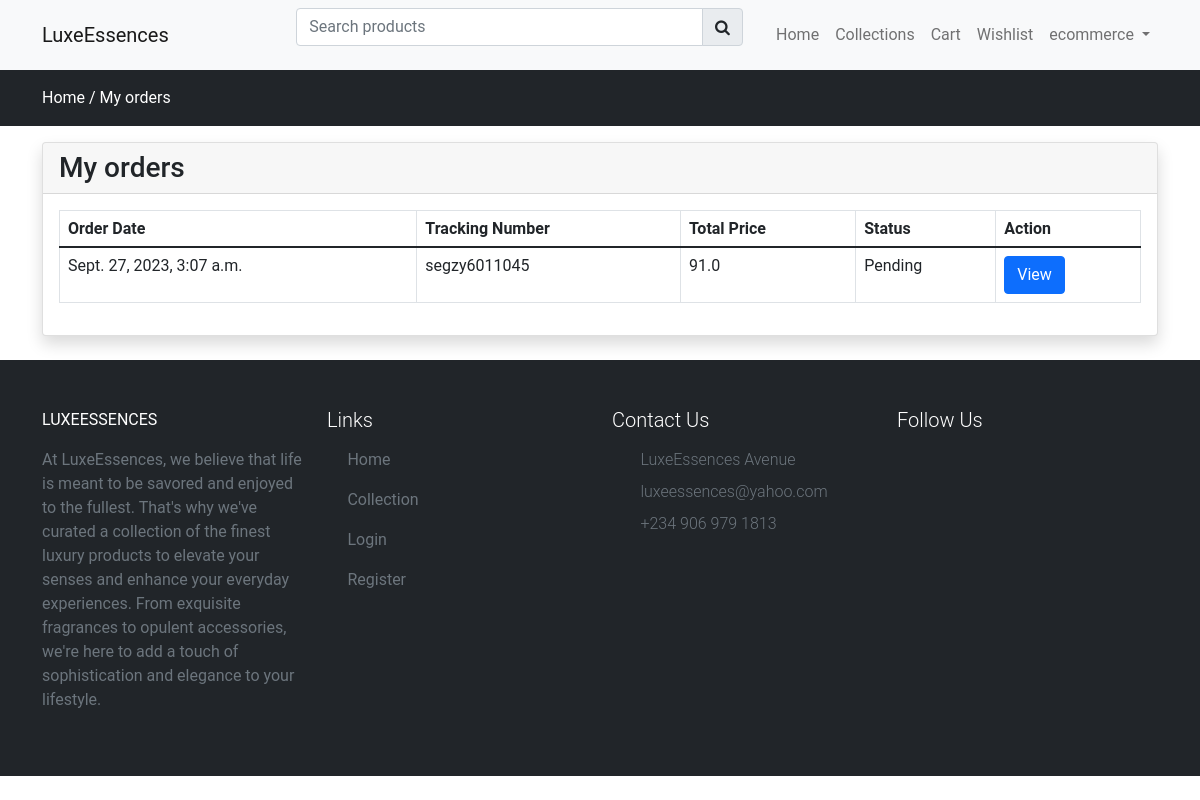
The app's page /my-orders (signed in) with its own data.
### store/models.py (models this page shows, shortened)
class Order(models.Model):
    user = models.ForeignKey(User, on_delete=models.CASCADE)
    fname = models.CharField(max_length=150, null=False)
    lname = models.CharField(max_length=150, null=False)
    email = models.CharField(max_length=150, null=False)
    phone = models.CharField(max_length=150, null=False)
    address = models.TextField(null=False)
    city = models.CharField(max_length=150, null=False)
    state = models.CharField(max_length=150, null=False)
    country = models.CharField(max_length=150, null=False)
    pincode = models.CharField(max_length=150, null=False)
    total_price = models.FloatField(null=False)
    payment_mode = models.CharField(max_length=150, null=False)
    payment_id = models.CharField(max_length=250, null=True)
    orderstatuses = (
        ('Pending', 'Pending'),
        ('Out For Shipping', 'Out For Shipping'),
        ('Completed', 'Completed'),
    )
    status = models.CharField(max_length=150,
                              choices=orderstatuses,
                              default='Pending')
    message = models.TextField(null=True)
    tracking_no = models.CharField(max_length=150, null=True)
    created_at = models.DateTimeField(auto_now_add=True)
    updated_at = models.DateTimeField(auto_now_add=True)

### store/controller/order.py (the view)
# urls.py: path('my-orders', order.index, name='myorders'),
@login_required(login_url='login_required')
def index(request):
  orders = Order.objects.filter(user=request.user)
  context = {'orders':orders}
  return render(request, 'store/orders/index.html', context)

### store/templates/store/orders/index.html
{% extends 'store/layouts/main.html' %}
{% block content %}
  <div class="py-3  bg-dark">
    <div class="container">
      <a class="text-white" href="{% url 'home' %}">Home /</a>
      <a class="text-white" href="{% url 'myorders' %}">My orders</a>
    </div>
  </div>
 <div class="container mt-3 mb-4">
   <div class="row">
      <div class="col-md-12">
        <div class="card shadow ">
          <div class="card-header">
            <h3 class="mb-0">My orders</h3>
          </div>
          <div class="card-body">
            <div class="table-responsive">
              <table class="table table-bordered">
                <thead>
                  <tr>
                    <th>Order Date</th>
                    <th>Tracking Number</th>
                    <th>Total Price</th>
                    <th>Status</th>
                    <th>Action</th>
                  </tr>
                </thead>
                <tbody>
                  {% for item in orders %}
                    <tr>
                      <td>{{ item.created_at }}</td>
                      <td>{{ item.tracking_no }}</td>
                      <td>{{ item.total_price }}</td>
                      <td>{{ item.status }}</td>
                      <td>
                        <a href="{% url 'orderview' item.tracking_no %}" class="btn btn-primary">View</a>
                      </td>
                    </tr>
                  {% endfor %}
                </tbody>
              </table>
            </div>
          </div>
        </div>
      </div>
   </div>
 </div>
{% include "store/inc/footer.html" %}
{% endblock content %}

### store/templates/store/inc/navbar.html (shortened to what this page needs)
<nav class="navbar navbar-expand-lg navbar-light bg-light">
  <div class="container">
    <a class="navbar-brand" href="{% url 'home' %}">LuxeEssences</a>
    <div class="search-bar">
      <form action="{% url 'searchproduct' %}" method="POST">
        <div class="input-group col-12 col-sm-8 col-md-6 col-lg-4">
          <input type="search" required class="form-control" name="productsearch" id="seachproduct" placeholder="Search products">
          <button type="submit" class="input-group-text"><i class="fa fa-search"></i></button>
        </div>
      </form>
    </div>
    <div class="collapse navbar-collapse" id="navbarNav">
      <ul class="navbar-nav ms-auto">
        <li class="nav-item">
          <a class="nav-link {% if request.resolver_match.url_name == 'home' %}active{% endif %}" aria-current="page" href="{% url 'home' %}">Home</a>
        </li>
        <li class="nav-item">
          <a class="nav-link {% if request.resolver_match.url_name == 'collections' %}active{% endif %} " href="{% url 'collections' %}">Collections</a>
        </li>
        <li class="nav-item">
          <a class="nav-link {% if request.resolver_match.url_name == 'cart' %}active{% endif %}  " aria-current="page" href="{% url 'cart' %}">Cart</a>
        </li>
        <li class="nav-item">
          <a class="nav-link {% if request.resolver_match.url_name == 'wishlist' %}active{% endif %}  " aria-current="page" href="{% url 'wishlist' %}">Wishlist</a>
        </li>
        {% if request.user.is_authenticated %}
          <li class="nav-item dropdown">
          <a class="nav-link dropdown-toggle" href="#" role="button" data-bs-toggle="dropdown" aria-expanded="false">
            {{ request.user }}
          </a>
          </li>
        {% endif %}
      </ul>
    </div>
  </div>
</nav>

### static/css/custom.css (style rules this page uses)
.search-bar { width: 40% !important; margin-left: 10%; }

### store/templates/store/layouts/main.html (style rules this page uses)
* { font-family: "roboto", sans-serif; }
a { text-decoration: none; color: #000; }
.search-bar { width: 40% !important; margin-left: 10%; }

### records on screen
Order: created_at "Sept. 27, 2023, 3:07 a.m.", tracking_no "segzy6011045", total_price "91.0", status "Pending"

### other values on screen
{{ request.user }} "ecommerce"
